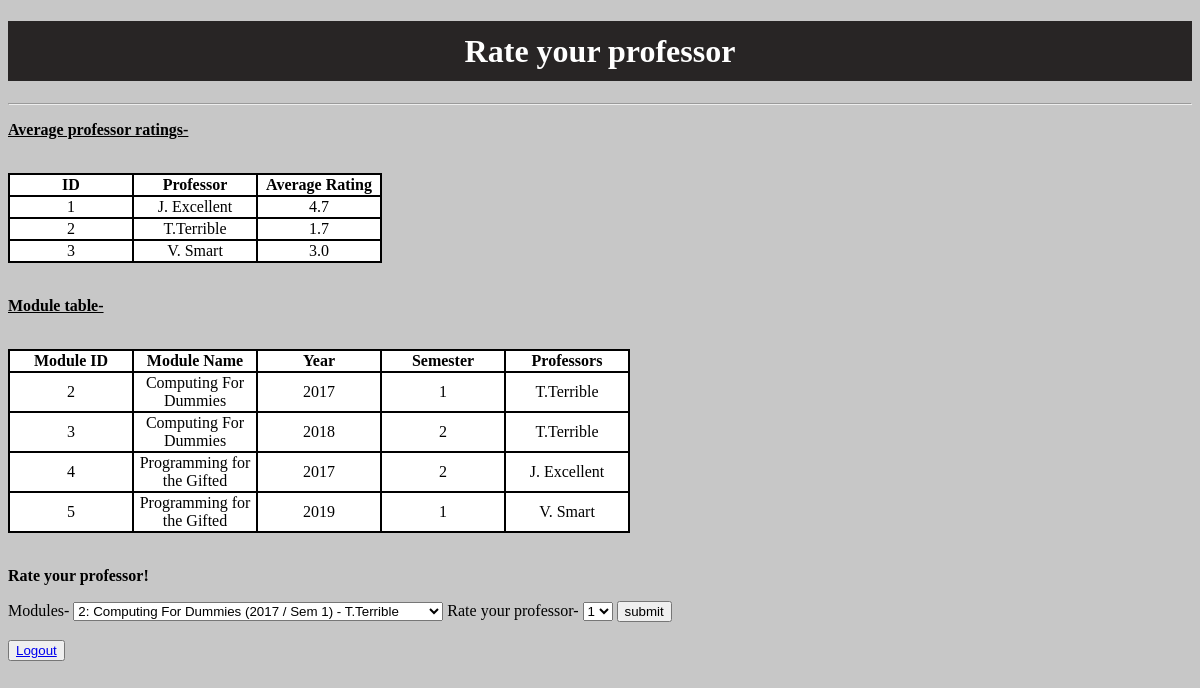
The app's page /menu (signed in) with its own data.
### rateMyProfessor/models.py (models this page shows, shortened)
class Professor(models.Model):
    name = models.CharField(max_length=32)

class Module(models.Model):
    name = models.CharField(max_length=32)

class ModuleInstance(models.Model):
    module = models.ForeignKey(Module, on_delete=models.CASCADE)
    professor = models.ForeignKey(Professor, on_delete=models.CASCADE)
    year = models.IntegerField()
    semester = models.IntegerField()

### rateMyProfessor/views.py (the view)
# urls.py: path('menu', HandleMenu)
@login_required(login_url='http://127.0.0.1:8000/')
def HandleMenu(request):
    data = {
        'view': HandleView(),
        'list': HandleList()
    }
    return render(request, 'menu.html', data)

### rateMyProfessor/views.py (called while the page is built)
def HandleList():
    moduleInstances = ModuleInstance.objects.all()
    moduleList = []
    for instance in moduleInstances:
        item = {'Module_Name': instance.module.name, 'Module_ID': instance.id, 'Year': instance.year,
                'Semester': instance.semester,
                'Professor': instance.professor.name
                }
        moduleList.append(item)
    return moduleList

def HandleView():
    professorList = []
    for p in Professor.objects.all():
        avgRating = 0
        count = 0
        for r in Ratings.objects.all():
            if p == r.professor:
                avgRating += r.rating
                count += 1
        if count > 0:
            avgRating = round((avgRating / count), 1)
        item = {'Name': p.name, 'Rating': avgRating, 'ID': p.id}
        professorList.append(item)
    return professorList

### rateMyProfessor/templates/menu.html (shortened to what this page needs)
{%extends 'base.html'%}
{% load static%}
{%block content%}
<p><u>Average professor ratings-</u></p>
<br>
<table>
    <tr>
        <th> ID </th>
        <th> Professor </th>
        <th> Average Rating </th>
    </tr>
    {% for entry in view%}
    <tr>
        <td>{{entry.ID}}</td>
        <td>{{entry.Name}}</td>
        <td>{{entry.Rating}}</td>
    </tr>
    {% endfor %}
</table>
<br>
<p><u>Module table-</u></p>
<br>
<table>
    <tr>
        <th> Module ID </th>
        <th> Module Name </th>
        <th> Year </th>
        <th> Semester </th>
        <th> Professors </th>
    </tr>
    {% for entry in list%}
    <tr>
        <td>{{entry.Module_ID}}</td>
        <td>{{entry.Module_Name}}</td>
        <td>{{entry.Year}}</td>
        <td>{{entry.Semester}}</td>
        <td>{{entry.Professor}}</td>
    </tr>
    {% endfor %}
</table>
<br>
<p>Rate your professor!</p>
<div id="rating_container">
    <form method="post" action="/rate/">
        <label for="mid">Modules-</label>
        <select name="mid" id="mid">
            {% for entry in list%}
            <option name="mid"value="{{entry.Module_ID}}">{{entry.Module_ID}}: {{entry.Module_Name}} ({{entry.Year}} / Sem {{entry.Semester}}) - {{entry.Professor}}</option>
            {% endfor %}
        </select>
        <label for="rate">Rate your professor-</label>
        <select name="rate" id="rate">
            <option name= "rate" value="1">1</option>
        </select>
        <button type="submit"> submit </button>
    </form>
</div>
<br>
<button><a href="/logout/">Logout</a></button>
{%endblock%}

### rateMyProfessor/templates/base.html (shortened to what this page needs)
{% load static %}
<!DOCTYPE html>
<html lang="en">
<head>
    <link rel="stylesheet" href="{% static 'styles.css' %}"></head>
<body>
    <h1>Rate your professor</h1>
    <hr>
    {%block content%}
    {%endblock content%}
</body>
</html>

### rateMyProfessor/static/styles.css (style rules this page uses)
body { background-color: rgb(199, 199, 199); }
h1 { background-color: rgb(40, 37, 37); text-align: center; font-family: Georgia, 'Times New Roman', Times, serif; font-weight: bold; color: white; height: 60px; line-height: 60px; }
label { font-family: Georgia, 'Times New Roman', Times, serif; }
p { font-family: Georgia, 'Times New Roman', Times, serif; font-weight: bold; }
button { cursor: pointer; }
table,th { border: 2px solid black; border-collapse: collapse; background-color: white; }
td, tr { width: 120px; text-align: center; border: 2px solid black; border-collapse: collapse; }
option { height : 300px; width: fit-content; }

### records on screen
Professor: Name "J. Excellent"
Professor: Name "T.Terrible", Professor "T.Terrible"
Professor: Name "V. Smart"
Module: Module_Name "Computing For Dummies"
ModuleInstance: Module_ID "3", Module_Name "Computing For Dummies", Year "2018", Semester "2", Professor "T.Terrible"
ModuleInstance: Module_ID "4", Module_Name "Programming for the Gifted", Year "2017", Semester "2", Professor "J. Excellent"
ModuleInstance: Module_ID "5", Module_Name "Programming for the Gifted", Year "2019", Semester "1", Professor "V. Smart"

### other values on screen
{{ entry.ID }} "1" "2" "3"
{{ entry.Rating }} "4.7" "1.7" "3.0"
{{ entry.Module_ID }} "2"
{{ entry.Year }} "2017"
{{ entry.Semester }} "1"
form field mid "2: Computing For Dummies (2017 / Sem 1) - T.Terrible"
